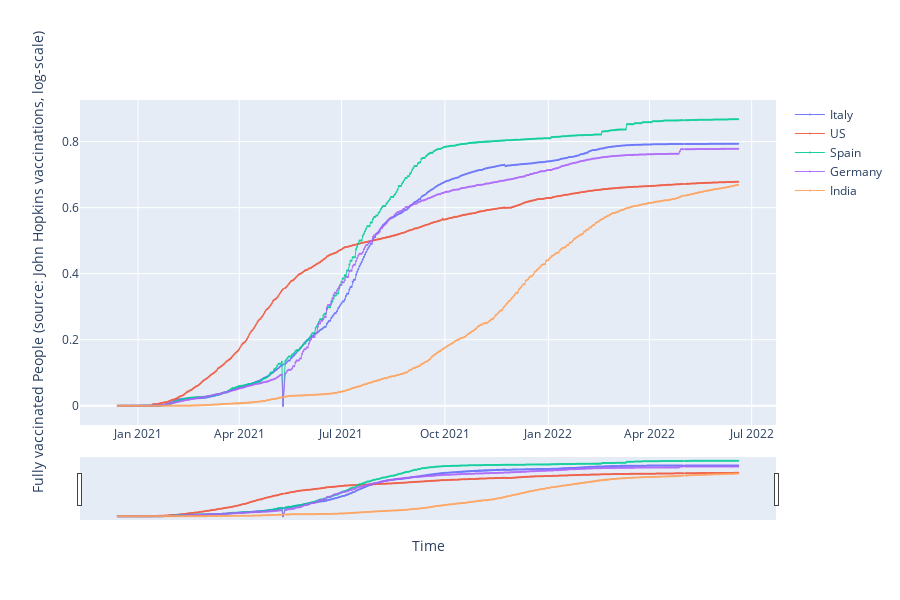

Notebook source saved alongside this figure:
### Code cell
fig = go.Figure()

for each in country_list:
    fig.add_trace(go.Scatter(x = df_plot.Date, 
                         y = df_plot[each], 
                        mode = 'markers+lines',
                        opacity = 0.9, 
                        line_width = 1,
                        marker_size = 2,
                        name = each))

fig.update_layout(width =900,
                 height = 600, 
                 xaxis_title = 'Time',
                 yaxis_title = "Fully vaccinated People (source: John Hopkins vaccinations, log-scale)", 
                 )

fig.update_yaxes(type = 'linear')#, range = [1.1, 8.8])


# Choose the browser according to your preference

#fig.show(renderer='chrome')
#fig.show(renderer='firefox')

fig.update_layout(xaxis_rangeslider_visible = True)
fig.show()

### Figure 1 — Plotly figure (JSON) as saved in the notebook; plotly's stock layout.template omitted (floating-point values rounded to 4 significant figures; data arrays with more than 128 entries replaced by an {"elided": "..."} marker saying what was removed)
{"data": [{"line": {"width": 1}, "marker": {"size": 2}, "mode": "markers+lines", "name": "Italy", "opacity": 0.9, "type": "scatter", "x": {"elided": "551 str values"}, "y": {"elided": "551 float values"}}, {"line": {"width": 1}, "marker": {"size": 2}, "mode": "markers+lines", "name": "US", "opacity": 0.9, "type": "scatter", "x": {"elided": "551 str values"}, "y": {"elided": "551 float values"}}, {"line": {"width": 1}, "marker": {"size": 2}, "mode": "markers+lines", "name": "Spain", "opacity": 0.9, "type": "scatter", "x": {"elided": "551 str values"}, "y": {"elided": "551 float values"}}, {"line": {"width": 1}, "marker": {"size": 2}, "mode": "markers+lines", "name": "Germany", "opacity": 0.9, "type": "scatter", "x": {"elided": "551 str values"}, "y": {"elided": "551 float values"}}, {"line": {"width": 1}, "marker": {"size": 2}, "mode": "markers+lines", "name": "India", "opacity": 0.9, "type": "scatter", "x": {"elided": "551 str values"}, "y": {"elided": "551 float values"}}], "layout": {"height": 600, "width": 900, "xaxis": {"rangeslider": {"visible": true}, "title": {"text": "Time"}}, "yaxis": {"title": {"text": "Fully vaccinated People (source: John Hopkins vaccinations, log-scale)"}, "type": "linear"}}}
